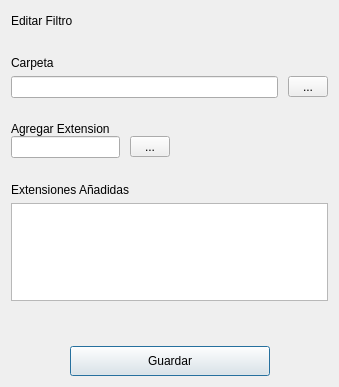
<?xml version="1.0" encoding="UTF-8"?>
<ui version="4.0">
 <class>Dialog</class>
 <widget class="QDialog" name="Dialog">
  <property name="geometry">
   <rect>
    <x>0</x>
    <y>0</y>
    <width>339</width>
    <height>387</height>
   </rect>
  </property>
  <property name="windowTitle">
   <string>Dialog</string>
  </property>
  <layout class="QHBoxLayout" name="horizontalLayout">
   <item>
    <layout class="QVBoxLayout" name="verticalLayout_11">
     <item>
      <layout class="QHBoxLayout" name="horizontalLayout_11">
       <property name="spacing">
        <number>0</number>
       </property>
       <item>
        <widget class="QLabel" name="text_title_2">
         <property name="text">
          <string>Editar Filtro</string>
         </property>
        </widget>
       </item>
       <item>
        <spacer name="horizontalSpacer_13">
         <property name="orientation">
          <enum>Qt::Horizontal</enum>
         </property>
         <property name="sizeHint" stdset="0">
          <size>
           <width>40</width>
           <height>20</height>
          </size>
         </property>
        </spacer>
       </item>
      </layout>
     </item>
     <item>
      <spacer name="verticalSpacer_10">
       <property name="orientation">
        <enum>Qt::Vertical</enum>
       </property>
       <property name="sizeHint" stdset="0">
        <size>
         <width>20</width>
         <height>20</height>
        </size>
       </property>
      </spacer>
     </item>
     <item>
      <layout class="QHBoxLayout" name="horizontalLayout_12">
       <item>
        <layout class="QVBoxLayout" name="verticalLayout_13">
         <item>
          <widget class="QLabel" name="dir_label_2">
           <property name="text">
            <string>Carpeta</string>
           </property>
          </widget>
         </item>
         <item>
          <layout class="QHBoxLayout" name="horizontalLayout_13">
           <property name="spacing">
            <number>10</number>
           </property>
           <item>
            <widget class="QLineEdit" name="dir_input_2"/>
           </item>
           <item>
            <widget class="QToolButton" name="dir_select_btn_2">
             <property name="minimumSize">
              <size>
               <width>40</width>
               <height>20</height>
              </size>
             </property>
             <property name="text">
              <string>...</string>
             </property>
            </widget>
           </item>
          </layout>
         </item>
        </layout>
       </item>
      </layout>
     </item>
     <item>
      <spacer name="verticalSpacer_11">
       <property name="orientation">
        <enum>Qt::Vertical</enum>
       </property>
       <property name="sizeHint" stdset="0">
        <size>
         <width>20</width>
         <height>20</height>
        </size>
       </property>
      </spacer>
     </item>
     <item>
      <layout class="QHBoxLayout" name="horizontalLayout_14">
       <property name="spacing">
        <number>0</number>
       </property>
       <item>
        <layout class="QVBoxLayout" name="verticalLayout_2">
         <item>
          <widget class="QLabel" name="add_extension_label_2">
           <property name="text">
            <string>Agregar Extension</string>
           </property>
          </widget>
         </item>
         <item>
          <layout class="QHBoxLayout" name="horizontalLayout_15">
           <property name="spacing">
            <number>10</number>
           </property>
           <item>
            <widget class="QLineEdit" name="add_extension_input_2"/>
           </item>
           <item>
            <widget class="QToolButton" name="add_extension_btn_2">
             <property name="minimumSize">
              <size>
               <width>40</width>
               <height>20</height>
              </size>
             </property>
             <property name="text">
              <string>...</string>
             </property>
            </widget>
           </item>
          </layout>
         </item>
        </layout>
       </item>
       <item>
        <spacer name="horizontalSpacer_14">
         <property name="orientation">
          <enum>Qt::Horizontal</enum>
         </property>
         <property name="sizeHint" stdset="0">
          <size>
           <width>40</width>
           <height>20</height>
          </size>
         </property>
        </spacer>
       </item>
      </layout>
     </item>
     <item>
      <spacer name="verticalSpacer_12">
       <property name="orientation">
        <enum>Qt::Vertical</enum>
       </property>
       <property name="sizeHint" stdset="0">
        <size>
         <width>20</width>
         <height>20</height>
        </size>
       </property>
      </spacer>
     </item>
     <item>
      <layout class="QVBoxLayout" name="verticalLayout_14">
       <item>
        <widget class="QLabel" name="extensions_list_label_2">
         <property name="text">
          <string>Extensiones Añadidas</string>
         </property>
        </widget>
       </item>
       <item>
        <widget class="QListWidget" name="extensions_list_2">
         <property name="maximumSize">
          <size>
           <width>16777215</width>
           <height>100</height>
          </size>
         </property>
        </widget>
       </item>
      </layout>
     </item>
     <item>
      <spacer name="verticalSpacer_13">
       <property name="orientation">
        <enum>Qt::Vertical</enum>
       </property>
       <property name="sizeHint" stdset="0">
        <size>
         <width>20</width>
         <height>40</height>
        </size>
       </property>
      </spacer>
     </item>
     <item>
      <layout class="QHBoxLayout" name="horizontalLayout_16">
       <item>
        <spacer name="horizontalSpacer_15">
         <property name="orientation">
          <enum>Qt::Horizontal</enum>
         </property>
         <property name="sizeHint" stdset="0">
          <size>
           <width>40</width>
           <height>20</height>
          </size>
         </property>
        </spacer>
       </item>
       <item>
        <widget class="QPushButton" name="pushButton_2">
         <property name="minimumSize">
          <size>
           <width>200</width>
           <height>30</height>
          </size>
         </property>
         <property name="text">
          <string>Guardar</string>
         </property>
        </widget>
       </item>
       <item>
        <spacer name="horizontalSpacer_16">
         <property name="orientation">
          <enum>Qt::Horizontal</enum>
         </property>
         <property name="sizeHint" stdset="0">
          <size>
           <width>40</width>
           <height>20</height>
          </size>
         </property>
        </spacer>
       </item>
      </layout>
     </item>
    </layout>
   </item>
  </layout>
 </widget>
 <resources/>
 <connections/>
</ui>
